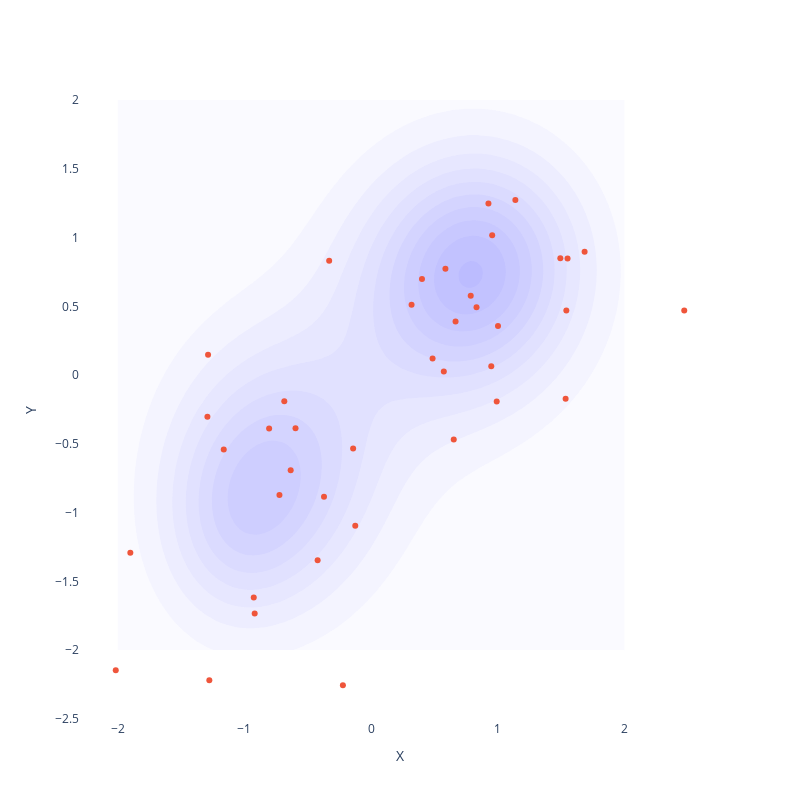

Here is the notebook cell this chart was saved with:
### Code cell
z = torch.randn(100, model.latent_dim)
mean, var = model.decode(z, unnormalize=False)
mean

samples_normalized = model.output_normalizer.normalize(val_data)
z_mean, z_var = model.encode(samples_normalized)
x_mean, x_var = model.decode(z_mean, unnormalize=False)
weights = 1 / len(x_mean) * torch.ones(len(x_mean))
emp_dist = GaussianMixtureModel(x_mean, torch.diag_embed(x_var), weights)
fig = plot_density_heatmap(emp_dist.likelihood)
fig.add_trace(
    go.Scatter(x=samples_normalized[:, 0], y=samples_normalized[:, 1], mode="markers")
)
fig.show()
